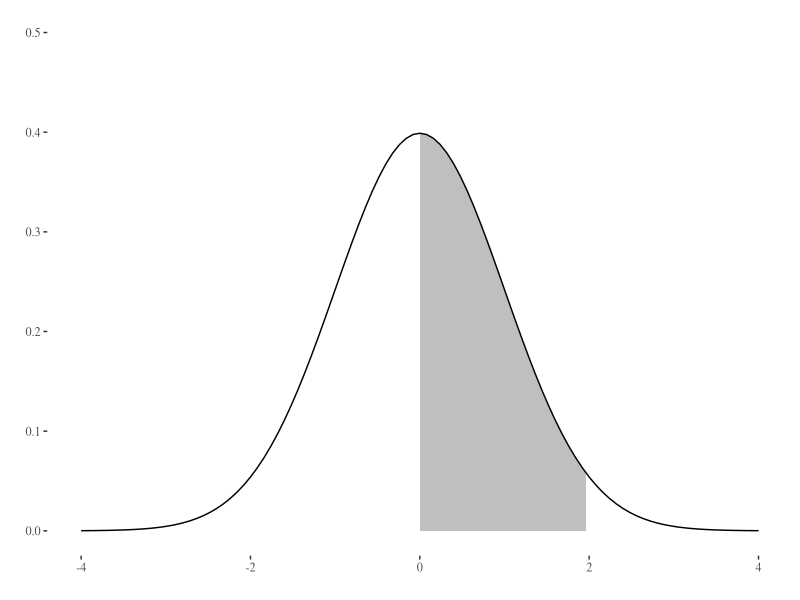
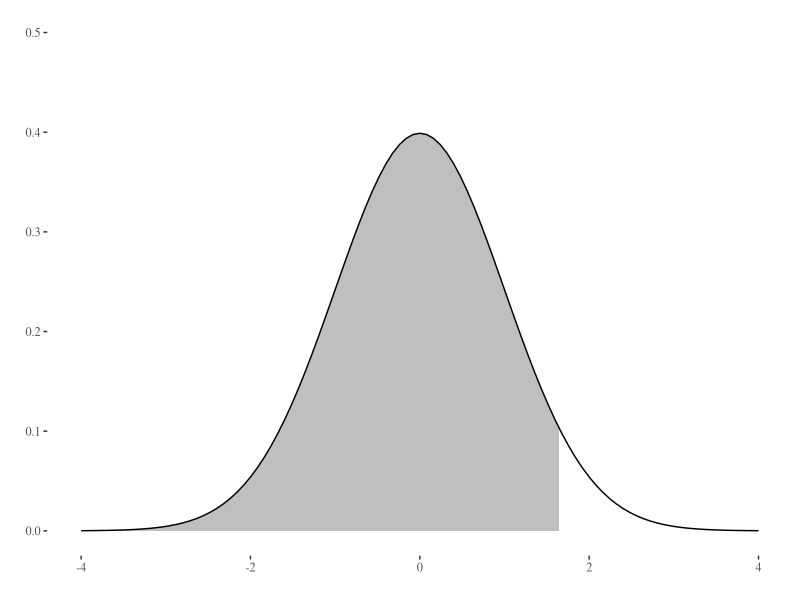
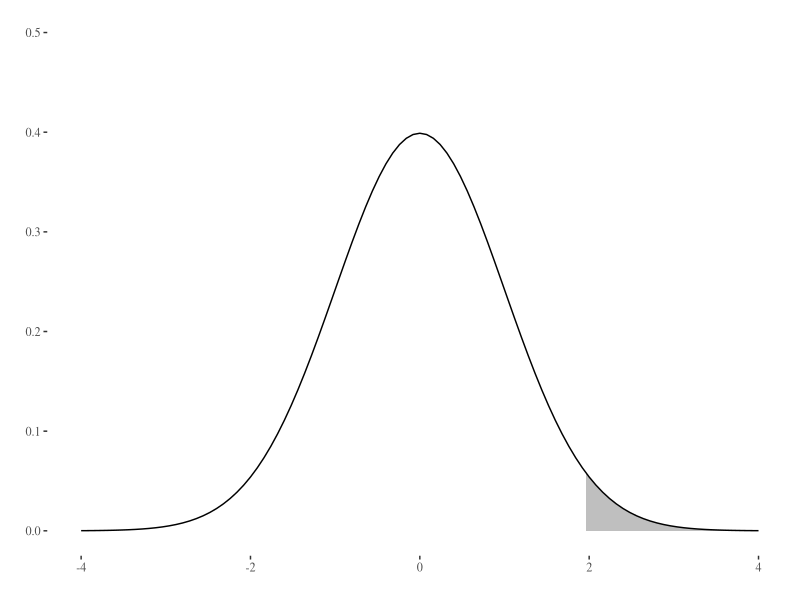
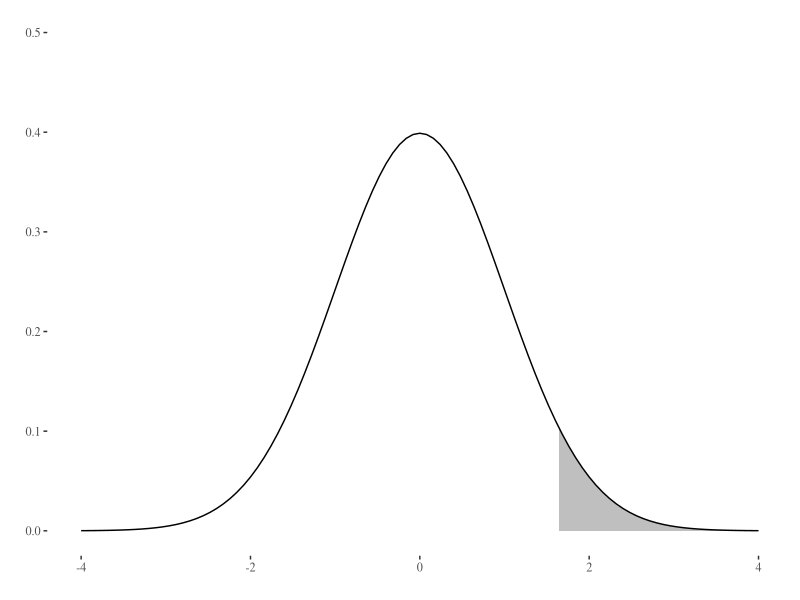
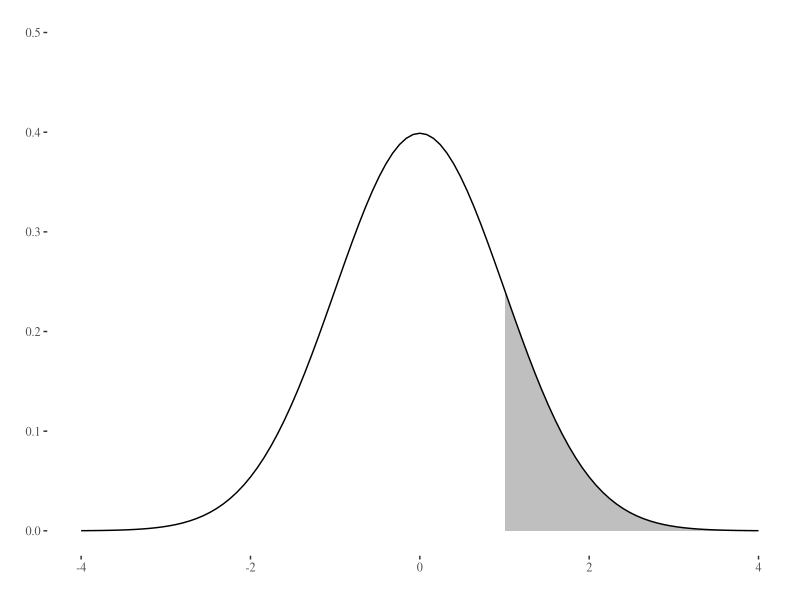

Reproduce these figures in R, in order. (Note: this script raises an error after producing the figures.)
## ---- chunk 1
library(tidyverse)
library(tufte)

# invalidate cache when the tufte version changes
knitr::opts_chunk$set(cache.extra = packageVersion('tufte'))
options(htmltools.dir.version = FALSE)

knitr::opts_chunk$set(echo = TRUE,                 # Rコードを出力する
                      warning = FALSE,             # Rの警告を抑止する
                      fig_caption = TRUE,
                      fig.align = 'center',        # 図を中央揃えにする
                      attr.source='.numberLines'   # Rコードに行番号表示
                      )

# tufte packageでは、余白に図などを表示させる制御があるためfig.posによる
# 図表位置の固定はできません。また、見出しは節レベル（level 2）までです。
if (knitr::is_latex_output()) {
  knitr::opts_chunk$set(dev = "cairo_pdf",       # 図の出力にPDFデバイスを使う
                        dev.args = list(family = "Source Han Code JP"),
                                                 # 図のフォントを指定する
                        tinytex.verbose = TRUE   # デバッグ用メッセージを出力
                        )
}

df_print <- function(df = NULL,             # 表示させたいデータをフレームを指定
                     n = 3L,                # 省略表示時の行数
                     caption = NULL,        # 表見出しを指定
                     booktabs = TRUE,       # FALSEで縦罫線を描画
                     font_size = NULL,      # 表内文字のフォントサイズ
                     position = "center",   # 表の横位置
                     full_width = FALSE,    # TRUEで幅いっぱいに拡大表示
                     scale_down = FALSE,    # TRUEで横幅に収まるよう縮小表示
                     all = FALSE,           # TRUEですべてのデータを表示
                     head_tail = FALSE,     # TRUEで先頭・末尾をn行ずつ表示
                     ...) {                 # kableExtra::kblに渡す引数
  if (!is.null(df)) {
    if (knitr::is_latex_output()) {
      if (scale_down == FALSE) {
        # latex_option = c("striped", "HOLD_position")
        latex_option = c("striped")
      } else {
        # latex_option = c("striped", "HOLD_position", "scale_down")
        latex_option = c("striped", "scale_down")
      }
      if (all == FALSE) {
        df <- df %>% 
          psych::headTail(top = n,
                          bottom = dplyr::if_else(head_tail == FALSE, 0L, n))
      }
      df %>% 
        kableExtra::kbl(caption  = caption, booktabs = booktabs, ...) %>%
        kableExtra::kable_styling(font_size = font_size, position = position,
                                  full_width = full_width,
                                  latex_options = latex_option)
    } else {   # 出力タイプ不明の場合
      return(NULL)
    }
  }
}

## ---- chunk 2
x <- seq(from = -4, to = 4, len = 101)
q <- seq(from = qnorm(0.50), to = qnorm(0.975), len = 101)

data.frame(x = x, y = dnorm(x), q = q, r = dnorm(q)) %>% 
  ggplot2::ggplot() + 
    ggplot2::geom_ribbon(ggplot2::aes(x = q, y = r, ymin = 0, ymax = r), fill = "gray75") +
    ggplot2::geom_path(ggplot2::aes(x = x, y = y)) +
    ggplot2::labs(x = "", y = "") + ggplot2::lims(y = c(0, 0.5)) +
    ggthemes::theme_tufte()
## ---- chunk 3
qnorm(0.95)
## ---- chunk 4
x <- seq(from = -4, to = 4, len = 101)
q <- seq(from = -4, to = qnorm(0.95), len = 101)

data.frame(x = x, y = dnorm(x), q = q, r = dnorm(q)) %>% 
  ggplot2::ggplot() + 
    ggplot2::geom_ribbon(ggplot2::aes(x = q, y = r, ymin = 0, ymax = r), fill = "gray75") +
    ggplot2::geom_path(ggplot2::aes(x = x, y = y)) +
    ggplot2::labs(x = "", y = "") + ggplot2::lims(y = c(0, 0.5)) +
    ggthemes::theme_tufte()
## ---- chunk 5
integrate(dnorm, -Inf, 1.644854)
## ---- chunk 6
integrate(dnorm, -1.644854, 1.644854)
## ---- chunk 7
x <- seq(from = -4, to = 4, len = 101)
q <- seq(from = qnorm(0.025, lower.tail = FALSE), to = 4, len = 101)

data.frame(x = x, y = dnorm(x), q = q, r = dnorm(q)) %>% 
  ggplot2::ggplot() + 
    ggplot2::geom_ribbon(ggplot2::aes(x = q, y = r, ymin = 0, ymax = r), fill = "gray75") +
    ggplot2::geom_path(ggplot2::aes(x = x, y = y)) +
    ggplot2::labs(x = "", y = "") + ggplot2::lims(y = c(0, 0.5)) +
    ggthemes::theme_tufte()
## ---- chunk 8
qnorm((1 - 0.95) / 2, lower.tail = FALSE)
## ---- chunk 9
x <- seq(from = -4, to = 4, len = 101)
q <- seq(from = qnorm(0.05, lower.tail = FALSE), to = 4, len = 101)

data.frame(x = x, y = dnorm(x), q = q, r = dnorm(q)) %>% 
  ggplot2::ggplot() + 
    ggplot2::geom_ribbon(ggplot2::aes(x = q, y = r, ymin = 0, ymax = r), fill = "gray75") +
    ggplot2::geom_path(ggplot2::aes(x = x, y = y)) +
    ggplot2::labs(x = "", y = "") + ggplot2::lims(y = c(0, 0.5)) +
    ggthemes::theme_tufte()
## ---- chunk 10
qnorm((1 - 0.90) / 2, lower.tail = FALSE)
## ---- chunk 11
x <- seq(from = -4, to = 4, len = 101)
q <- seq(from = qnorm(0.1585, lower.tail = FALSE), to = 4, len = 101)

data.frame(x = x, y = dnorm(x), q = q, r = dnorm(q)) %>% 
  ggplot2::ggplot() + 
    ggplot2::geom_ribbon(ggplot2::aes(x = q, y = r, ymin = 0, ymax = r), fill = "gray75") +
    ggplot2::geom_path(ggplot2::aes(x = x, y = y)) +
    ggplot2::labs(x = "", y = "") + ggplot2::lims(y = c(0, 0.5)) +
    ggthemes::theme_tufte()
## ---- chunk 12
qnorm((1 - 0.683) / 2, lower.tail = FALSE)
## ---- chunk 13
pnorm(c(1.00, 1.65, 1.96), lower.tail = FALSE)
## ---- chunk 14
(pnorm(0) - pnorm(c(1.00, 1.65, 1.96), lower.tail = FALSE)) * 2
## ---- chunk 15
# ベタな方法
data.frame(
  `0.00` = pnorm(0) - round(pnorm(seq(from = 0.00, to = 3.00, by = 0.1), lower.tail = FALSE), 4),
  `0.01` = pnorm(0) - round(pnorm(seq(from = 0.01, to = 3.01, by = 0.1), lower.tail = FALSE), 4),
  `0.02` = pnorm(0) - round(pnorm(seq(from = 0.02, to = 3.02, by = 0.1), lower.tail = FALSE), 4),
  `0.03` = pnorm(0) - round(pnorm(seq(from = 0.03, to = 3.03, by = 0.1), lower.tail = FALSE), 4),
  `0.04` = pnorm(0) - round(pnorm(seq(from = 0.04, to = 3.04, by = 0.1), lower.tail = FALSE), 4),
  `0.05` = pnorm(0) - round(pnorm(seq(from = 0.05, to = 3.05, by = 0.1), lower.tail = FALSE), 4),
  `0.06` = pnorm(0) - round(pnorm(seq(from = 0.06, to = 3.06, by = 0.1), lower.tail = FALSE), 4),
  `0.07` = pnorm(0) - round(pnorm(seq(from = 0.07, to = 3.07, by = 0.1), lower.tail = FALSE), 4),
  `0.08` = pnorm(0) - round(pnorm(seq(from = 0.08, to = 3.08, by = 0.1), lower.tail = FALSE), 4),
  `0.09` = pnorm(0) - round(pnorm(seq(from = 0.09, to = 3.09, by = 0.1), lower.tail = FALSE), 4)
) %>% 
  tibble::rowid_to_column() %>% 
  dplyr::mutate(rowid = round(rowid / 10, 1) %>% as.character()) %>% 
  tibble::column_to_rownames(var = "rowid") %>%
  knitr::kable()
  # df_print(scalｋe_down = TRUE)
## ---- chunk 16
# create a bib file for the R packages used in this document
knitr::write_bib(c('base', 'rmarkdown'), file = './bib/skeleton.bib')
